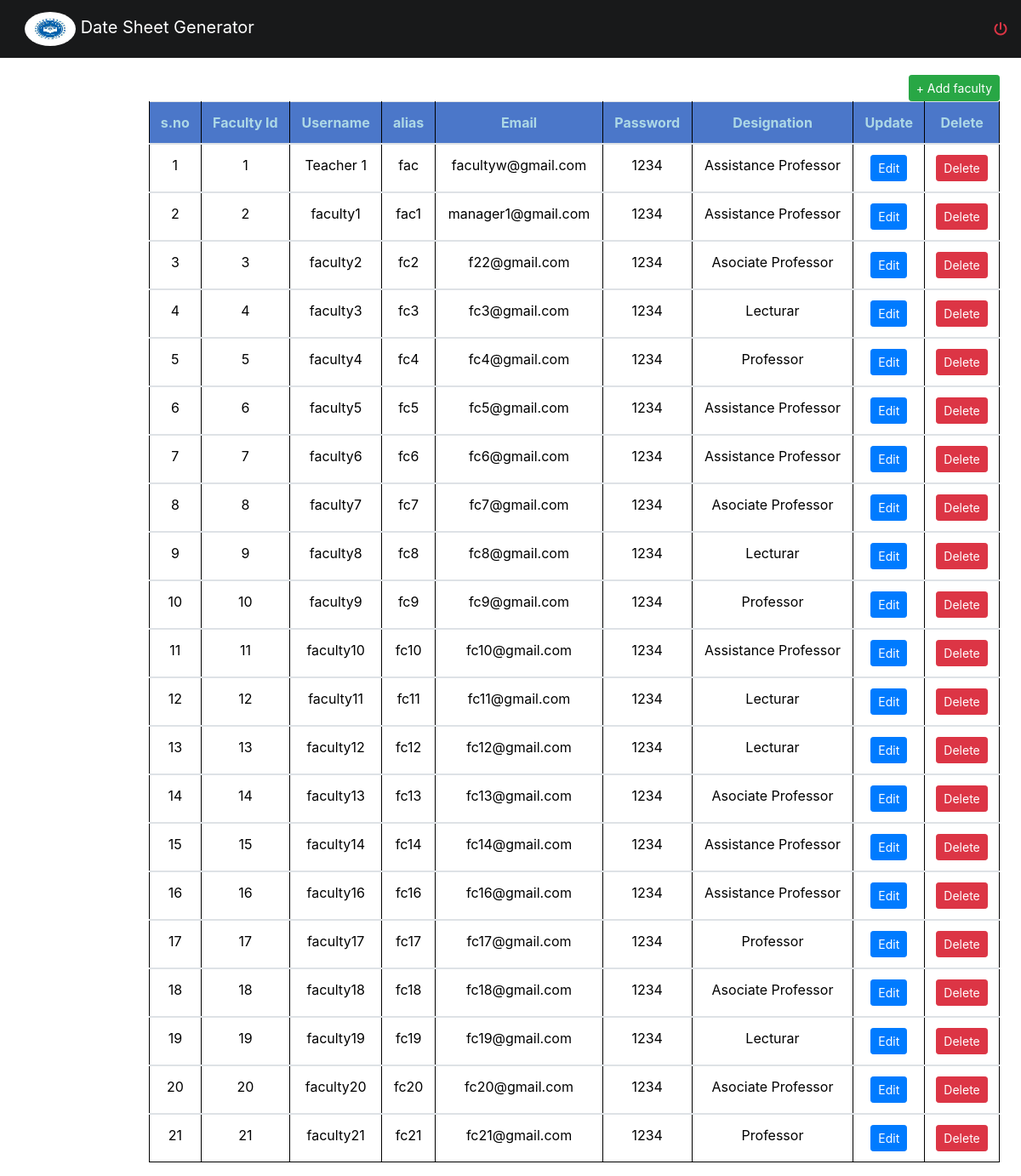
Page /admin/viewfaculty.php on the committed database.
### tables this page shows
CREATE TABLE `faculty` (
  `faculty_id` int(11) NOT NULL,
  `username` varchar(50) NOT NULL,
  `alias` varchar(50) NOT NULL,
  `password` varchar(50) NOT NULL,
  `email` varchar(50) NOT NULL,
  `designation` varchar(50) NOT NULL
);

### admin/viewfaculty.php (the view, shortened to what this page needs)
<?php
require_once "../header.php";
?>
<div class="main">
<div class="container" >
 <div  >
<a href="addfaculty.php" class="btn btn-sm btn-success" role="button" style="float:right;margin-top:20px;">+ Add faculty</a>
	<div>
<table class="table" id="table">
						 <thead>
							<tr>
							<th class="serial">s.no</th>
							<th>Faculty Id</th>
							<th>Username</th>
							<th>alias</th>
							<th>Email</th>
							<th>Password</th>
							<th>Designation</th>
							<th>Update</th>
							<th>Delete</th>
							 </tr>
						</thead>
						<tbody>
<?php
 $busSql = "Select * from faculty";
    $resultBusSql = mysqli_query($link, $busSql);
    $i=1;
    while($row = mysqli_fetch_assoc($resultBusSql)){
     $id=$row['faculty_id'];
	$alias= $row['alias'];
		$username=$row['username'];
		$email=$row['email'];
		$password=$row['password'];
		$designation=$row['designation'];
   ?>
<tr>
							<td class="serial"><?php echo $i++; ?></td>
							<td><?Php echo $id; ?></td>
							<td><?Php echo $username;?></td>
							<td><?Php echo $alias ;?></td>
							<td><?Php echo $email;?></td>
							<td><?Php echo $password ;?></td>
							<td><?Php echo $designation;?></td>
				<td><a href="addfaculty.php?id=<?php echo $id;?>" class="btn btn-sm btn-primary" role="button">Edit</a></td>
				<td><a href="viewfaculty.php?id=<?php echo $id;?>" class="btn btn-sm btn-danger" role="button">Delete</a></td>
	</tr>
						 </tbody>
	<?php
	}
	?>
	</div></div></div>
</body>
</html>

### style.css (style rules this page uses)
body { margin:0px; padding:0px; color:black; }
.main { margin-left: 150px; padding: 0px 10px; }
#table th { background-color:#4b77c9; color:lightblue; text-align:center; }
#table td { background-color:white; text-align:center; color:black; }
#table { background-color:#334d4d; border-radius: 10px; padding-top: 10px; padding-bottom: 10px; color: lightblue; }
.container { color: lightblue; }
.container table { color: lightblue; }
.table2, th, td { border: 1px solid black; }

### rows in the picture
faculty: faculty_id "1", username "Teacher 1", alias "fac", email "facultyw@gmail.com", password "1234", designation "Assistance Professor"
faculty: faculty_id "2", username "faculty1", alias "fac1", email "manager1@gmail.com", password "1234", designation "Assistance Professor"
faculty: faculty_id "3", username "faculty2", alias "fc2", email "f22@gmail.com", password "1234", designation "Asociate Professor"
faculty: faculty_id "4", username "faculty3", alias "fc3", email "fc3@gmail.com", password "1234", designation "Lecturar"
faculty: faculty_id "5", username "faculty4", alias "fc4", email "fc4@gmail.com", password "1234", designation "Professor"
faculty: faculty_id "6", username "faculty5", alias "fc5", email "fc5@gmail.com", password "1234", designation "Assistance Professor"
faculty: faculty_id "7", username "faculty6", alias "fc6", email "fc6@gmail.com", password "1234", designation "Assistance Professor"
faculty: faculty_id "8", username "faculty7", alias "fc7", email "fc7@gmail.com", password "1234", designation "Asociate Professor"
faculty: faculty_id "9", username "faculty8", alias "fc8", email "fc8@gmail.com", password "1234", designation "Lecturar"
faculty: faculty_id "10", username "faculty9", alias "fc9", email "fc9@gmail.com", password "1234", designation "Professor"
faculty: faculty_id "11", username "faculty10", alias "fc10", email "fc10@gmail.com", password "1234", designation "Assistance Professor"
faculty: faculty_id "12", username "faculty11", alias "fc11", email "fc11@gmail.com", password "1234", designation "Lecturar"
faculty: faculty_id "13", username "faculty12", alias "fc12", email "fc12@gmail.com", password "1234", designation "Lecturar"
faculty: faculty_id "14", username "faculty13", alias "fc13", email "fc13@gmail.com", password "1234", designation "Asociate Professor"
faculty: faculty_id "15", username "faculty14", alias "fc14", email "fc14@gmail.com", password "1234", designation "Assistance Professor"
faculty: faculty_id "16", username "faculty16", alias "fc16", email "fc16@gmail.com", password "1234", designation "Assistance Professor"
faculty: faculty_id "17", username "faculty17", alias "fc17", email "fc17@gmail.com", password "1234", designation "Professor"
faculty: faculty_id "18", username "faculty18", alias "fc18", email "fc18@gmail.com", password "1234", designation "Asociate Professor"
faculty: faculty_id "19", username "faculty19", alias "fc19", email "fc19@gmail.com", password "1234", designation "Lecturar"
faculty: faculty_id "20", username "faculty20", alias "fc20", email "fc20@gmail.com", password "1234", designation "Asociate Professor"
faculty: faculty_id "21", username "faculty21", alias "fc21", email "fc21@gmail.com", password "1234", designation "Professor"
